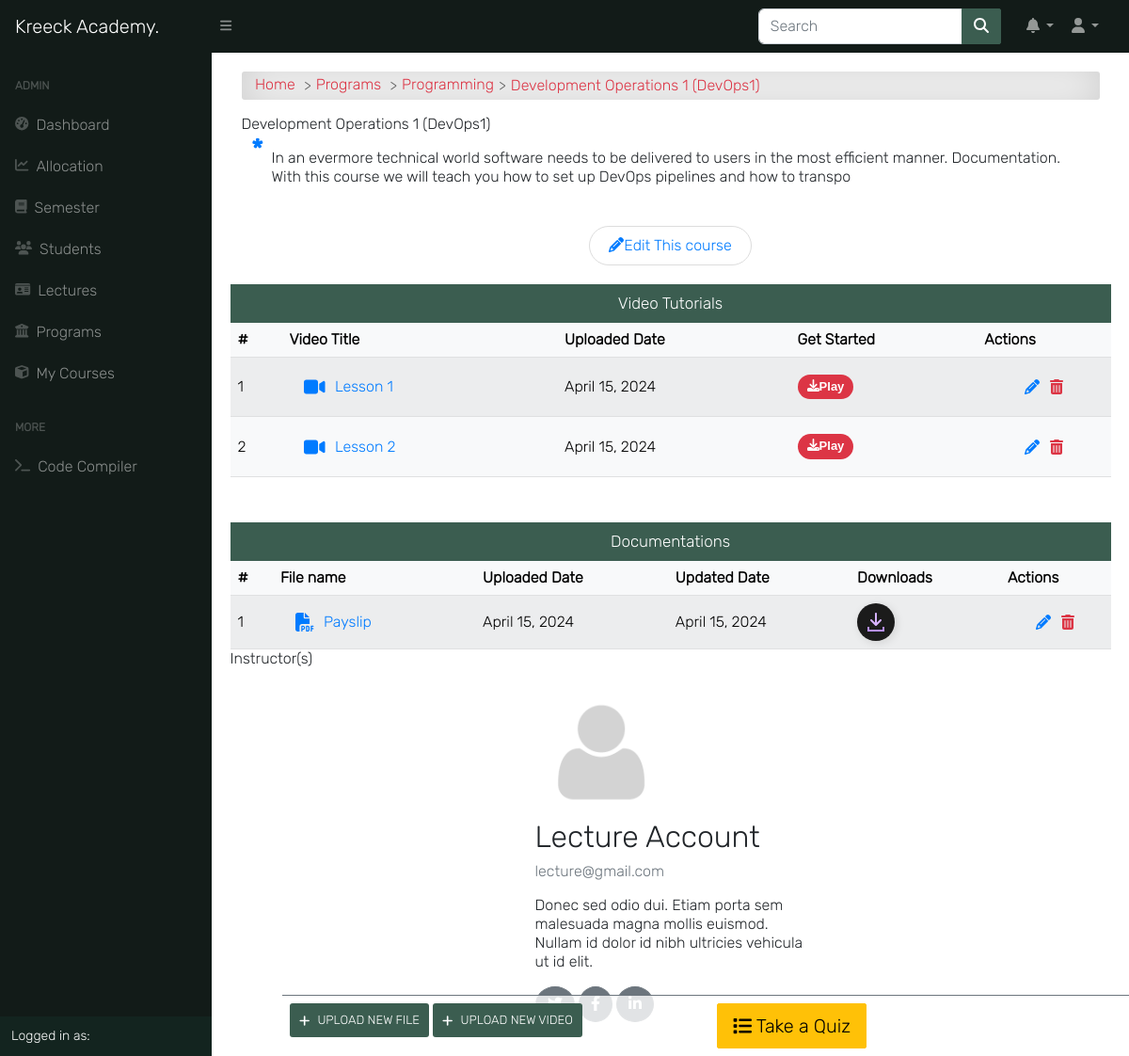
The page /programs/course/development-operations-1-iicg/detail/ (signed in) on the database as committed earlier.
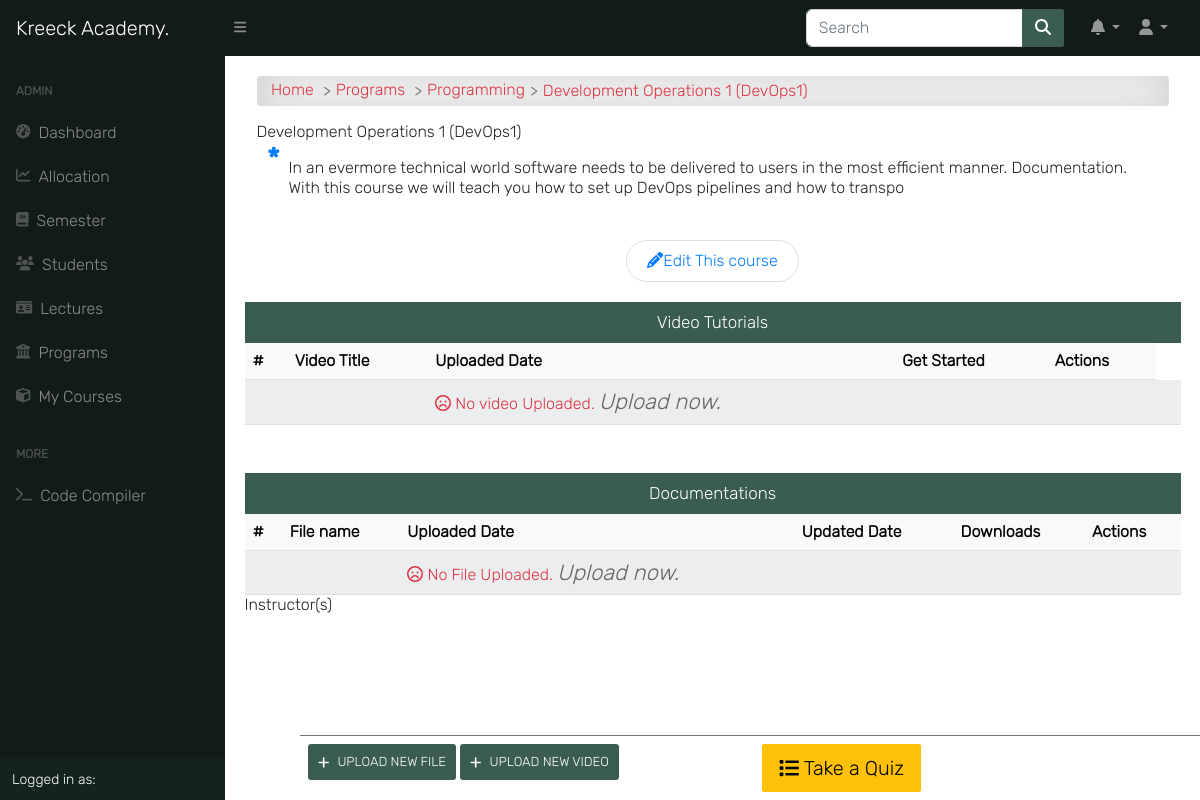
The same page on the database as committed later.
### course/models.py (models this page shows, shortened)
class UploadVideo(models.Model):
    title = models.CharField(max_length=100)
    slug = models.SlugField(blank=True, unique=True)
    course = models.ForeignKey(Course, on_delete=models.CASCADE)
    video = models.FileField(upload_to='course_videos/', validators=[FileExtensionValidator(['mp4', 'mkv', 'wmv', '3gp', 'f4v', 'avi', 'mp3'])])
    summary = models.TextField(null=True, blank=True,)
    duration = models.DurationField(null=True)
    timestamp = models.DateTimeField(auto_now=False, auto_now_add=True, null=True)
    def __str__(self):
        return str(self.title)
    def get_absolute_url(self):
        return reverse('video_single', kwargs={'slug': self.course.slug, 'video_slug': self.slug})

class Upload(models.Model):
    title = models.CharField(max_length=100)
    course = models.ForeignKey(Course, on_delete=models.CASCADE)
    file = models.FileField(upload_to='course_files/', validators=[FileExtensionValidator(['pdf', 'docx', 'doc', 'xls', 'xlsx', 'ppt', 'pptx', 'zip', 'rar', '7zip'])])
    updated_date = models.DateTimeField(auto_now=True, auto_now_add=False, null=True)
    upload_time = models.DateTimeField(auto_now=False, auto_now_add=True, null=True)
    def __str__(self):
        return str(self.file)[6:]
    def get_extension_short(self):
        ext = str(self.file).split(".")
        ext = ext[len(ext)-1]
        if ext == 'doc' or ext == 'docx':
            return 'word'
        elif ext == 'pdf':
            return 'pdf'
        elif ext == 'xls' or ext == 'xlsx':
            return 'excel'
        elif ext == 'ppt' or ext == 'pptx':
            return 'powerpoint'
        elif ext == 'zip' or ext == 'rar' or ext == '7zip':
            return 'archive'

class CourseAllocation(models.Model):
    lecturer = models.ForeignKey(settings.AUTH_USER_MODEL, on_delete=models.CASCADE, related_name='allocated_lecturer')
    courses = models.ManyToManyField(Course, related_name='allocated_course')
    session = models.ForeignKey("app.Session", on_delete=models.CASCADE, blank=True, null=True)
    def __str__(self):
        return self.lecturer.get_full_name

### accounts/models.py (models this page shows, shortened)
class User(AbstractUser):
    is_student = models.BooleanField(default=False)
    is_lecturer = models.BooleanField(default=False)
    is_parent = models.BooleanField(default=False)
    is_dep_head = models.BooleanField(default=False)
    phone = models.CharField(max_length=60, blank=True, null=True)
    address = models.CharField(max_length=60, blank=True, null=True)
    picture = models.ImageField(upload_to='profile_pictures/%y/%m/%d/', default='default.png', null=True)
    email = models.EmailField(blank=True, null=True)
    username_validator = ASCIIUsernameValidator()
    objects = UserManager()
    @property
    def get_full_name(self):
        full_name = self.username
        if self.first_name and self.last_name:
            full_name = self.first_name + " " + self.last_name
        return full_name

### course/views.py (the view)
# urls.py: path('course/<slug>/detail/', course_single, name='course_detail'),
@login_required
def course_single(request, slug):
    course = Course.objects.get(slug=slug)
    files = Upload.objects.filter(course__slug=slug)
    videos = UploadVideo.objects.filter(course__slug=slug)
    lecturers = CourseAllocation.objects.filter(courses__pk=course.id)
    return render(request, 'course/course_single.html', {
        'title': course.title,
        'course': course,
        'files': files,
        'videos': videos,
        'lecturers': lecturers,
        'media_url': settings.MEDIA_ROOT,
    }, )

### course/models.py (called while the page is built)
    def __str__(self):
        return self.title

    def __str__(self):
        return "{0} ({1})".format(self.title, self.code)

### templates/course/course_single.html (shortened to what the changed rows need)
{% extends 'base.html' %}
{% load static %}
{% block content %}
<div class="container">
    <div class="row mb-5">
        <div class="col-md-12 p-0">
            <div class="table-responsive">
                <table class="table table-shadow table-light table-striped m-0">
                    <thead>
                        <tr>
                            <th>#</th>
                            <th>Video Title</th>
                            <th>Uploaded Date</th>
                            <th>Get Started</th>
                            {% if request.user.is_superuser or request.user.is_lecturer %}
                            <th>Actions</th>
                            {% endif %}
                        </tr>
                    </thead>
                    <tbody>
                        {% for video in videos %}
                        <tr>
                            <td>{{ forloop.counter }}</td>
                            <td><a href="{{ video.get_absolute_url }}" title="{{ video }}">
                                    <i style="font-size: 20px; padding-right: 10px;" class="fas fa-video"></i>
                                    {{ video.title|title }}
                                </a>
                            </td>
                            <td>{{ video.timestamp|date }}</td>
                            <th>
                                <div>
                                    <a class="download-btn" href="{{ video.get_absolute_url }}"
                                        title="Download to your device">
                                        <i class="fas fa-download"></i>Play</a>
                                </div>
                            </th>
                            {% if request.user.is_superuser or request.user.is_lecturer %}
                            <td>
                                <div class="update-delete">
                                    <a href="{% url 'upload_video_edit' slug=course.slug video_slug=video.slug %}"
                                        class="update" title="Edit">
                                        <i class="fas fa-pencil-alt"></i>
                                    </a>
                                    <a href="{% url 'upload_video_delete' slug=course.slug video_slug=video.slug %}"
                                        class="delete" title="Delete">
                                        <i class="fas fa-trash-alt"></i>
                                    </a>
                                </div>
                            </td>
                            {% endif %}
                            {% empty %}
                        <tr>
                            <td></td>
                            <td></td>
                            <td>
                                <span class="text-danger">
                                    <i class="far fa-frown fa-1x"></i> No video Uploaded.
                                    {% if request.user.is_superuser or request.user.is_lecturer %}
                                    <a href="{% url 'upload_video' course.slug %}">
                                        <i class="primary" style="font-size: 22px;">
                                            Upload now.
                                        </i>
                                        {% endif %}
                                    </a>
                                </span>
                            </td>
                            <td></td>
                            <td></td>
                            <td></td>
                        </tr>
                        {% endfor %}
                    </tbody>
                </table>
            </div>
        </div>
    </div>
    <div class="row">
        <div class="col-md-12 p-0">
            <div class="table-responsive">
                <table class="table table-shadow table-light table-striped m-0">
                    <thead>
                        <tr>
                            <th>#</th>
                            <th>File name</th>
                            <th>Uploaded Date</th>
                            <th>Updated Date</th>
                            <th>Downloads</th>
                            {% if request.user.is_superuser or request.user.is_lecturer %}
                            <th>Actions</th>
                            {% endif %}
                        </tr>
                    </thead>
                    <tbody>
                        {% for file in files %}
                        <tr>
                            <td>{{ forloop.counter }}</td>
                            <td><a href="{{ file.file.url }}" title="{{ file }}">
                                    <i style="font-size: 20px; padding-right: 10px;"
                                        class="fas fa-file-{{ file.get_extension_short }}"></i>
                                    {{ file.title|title }}
                                </a>
                            </td>
                            <td>{{ file.upload_time|date }}</td>
                            <td>{{ file.updated_date|date }}</td>
                            <th>
                                <div>
                                    <a class="downloadBtn" href="{{ file.file.url }}">
                                        <span class="icon2"></span>
                                     </a>
                                </div>
                            </th>
                            {% if request.user.is_superuser or request.user.is_lecturer %}
                            <td>
                                <div class="update-delete">
                                    <a href="{% url 'upload_file_edit' slug=course.slug file_id=file.pk %}"
                                        class="update" title="Edit">
                                        <i class="fas fa-pencil-alt"></i>
                                    </a>
                                    <a href="{% url 'upload_file_delete' slug=course.slug file_id=file.pk %}"
                                        class="delete" title="Delete">
                                        <i class="fas fa-trash-alt"></i>
                                    </a>
                                </div>
                            </td>
                            {% endif %}
                            {% empty %}
                        <tr>
                            <td></td>
                            <td></td>
                            <td>
                                <span class="text-danger">
                                    <i class="far fa-frown fa-1x"></i> No File Uploaded.
                                    {% if request.user.is_superuser or request.user.is_lecturer %}
                                    <a href="{% url 'upload_file_view' course.slug %}">
                                        <i class="primary" style="font-size: 22px;">
                                            Upload now.
                                        </i>
                                        {% endif %}
                                    </a>
                                </span>
                            </td>
                            <td></td>
                            <td></td>
                            <td></td>
                        </tr>
                        {% endfor %}
                    </tbody>
                </table>
            </div>
        </div>
    </div>
</div>
<div class="site-section">
    <br>
    <div class="container marketing">
        <div class="row">
            {% for lecturer in lecturers %}
            <div class="col-lg-4 mx-auto" style="background: transparent; box-shadow: none;">
                {% if lecturer.lecturer.picture %}
                <img class="" src="{{ lecturer.lecturer.picture.url }}" alt="" style="width:140px;">
                {% endif %}
                <h2>{{ lecturer|title }}</h2>
                <p style="color: #6c757d;">{{ lecturer.lecturer.email }}</p>
                <p>Donec sed odio dui. Etiam porta sem malesuada magna mollis euismod. Nullam id dolor id nibh ultricies
                    vehicula ut id elit.</p>
                <p>
                    <a class="btn rounded-circle btn-secondary" href="#" role="button"></a>
                    <a class="btn rounded-circle btn-secondary" href="#" role="button"><i
                            class="fab fa-facebook-f"></i></a>
                    <a class="btn rounded-circle btn-secondary" href="#" role="button"><i
                            class="fab fa-linkedin-in"></i></a>
                </p>
            </div>
            {% endfor %}
        </div>
    </div>
</div>
{% endblock content %}

Rows that differ between the two databases and show on the page:
removed UploadVideo: title "Lesson 1", timestamp "April 15, 2024"
removed UploadVideo: title "Lesson 2", timestamp "April 15, 2024"
removed Upload: title "Payslip", upload_time "April 15, 2024", updated_date "April 15, 2024"
no longer on this page (row unchanged): CourseAllocation: lecturer.picture (placeholder picture), lecturer.last_name "Lecture Account", lecturer.email "lecture@gmail.com"
Other text that changed with them:
text now shown: "No video Uploaded. Upload now. No File Uploaded. Upload now."
